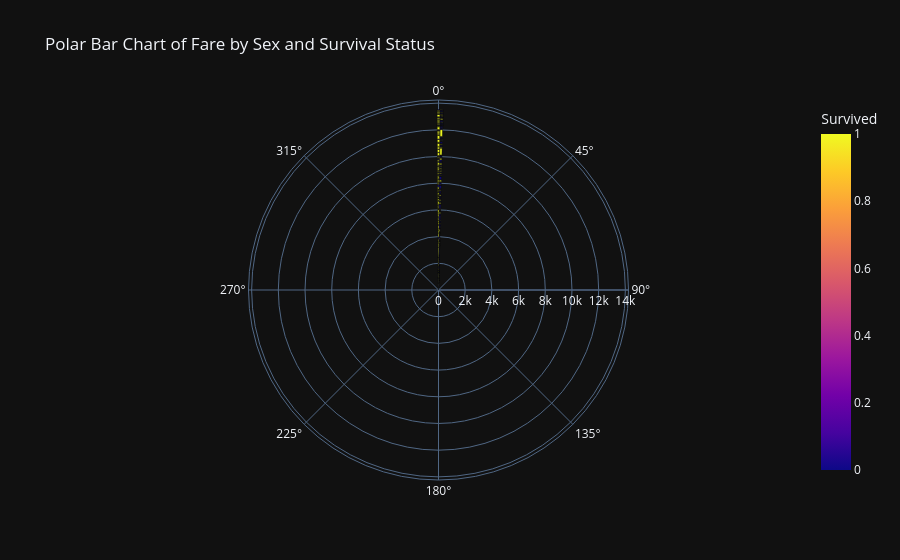

Notebook code cell kept with this figure:
### Code cell
px.bar_polar(df, r="Fare", theta="Sex", color="Survived", template="plotly_dark", title="Polar Bar Chart of Fare by Sex and Survival Status")

### Figure 1 — Plotly figure (JSON) as saved in the notebook; plotly's stock layout.template omitted (floating-point values rounded to 4 significant figures; data arrays with more than 128 entries replaced by an {"elided": "..."} marker saying what was removed)
{"data": [{"hovertemplate": "Fare=%{r}<br>Sex=%{theta}<br>Survived=%{marker.color}<extra></extra>", "legendgroup": "", "marker": {"color": {"elided": "775 int values"}, "coloraxis": "coloraxis", "pattern": {"shape": ""}}, "name": "", "r": {"elided": "775 float values"}, "showlegend": false, "subplot": "polar", "theta": {"elided": "775 int values"}, "type": "barpolar"}], "layout": {"barmode": "relative", "coloraxis": {"colorbar": {"title": {"text": "Survived"}}, "colorscale": [[0, "#0d0887"], [0.1111, "#46039f"], [0.2222, "#7201a8"], [0.3333, "#9c179e"], [0.4444, "#bd3786"], [0.5556, "#d8576b"], [0.6667, "#ed7953"], [0.7778, "#fb9f3a"], [0.8889, "#fdca26"], [1, "#f0f921"]]}, "legend": {"tracegroupgap": 0}, "polar": {"angularaxis": {"direction": "clockwise", "rotation": 90}, "domain": {"x": [0, 1], "y": [0, 1]}}, "title": {"text": "Polar Bar Chart of Fare by Sex and Survival Status"}}}
